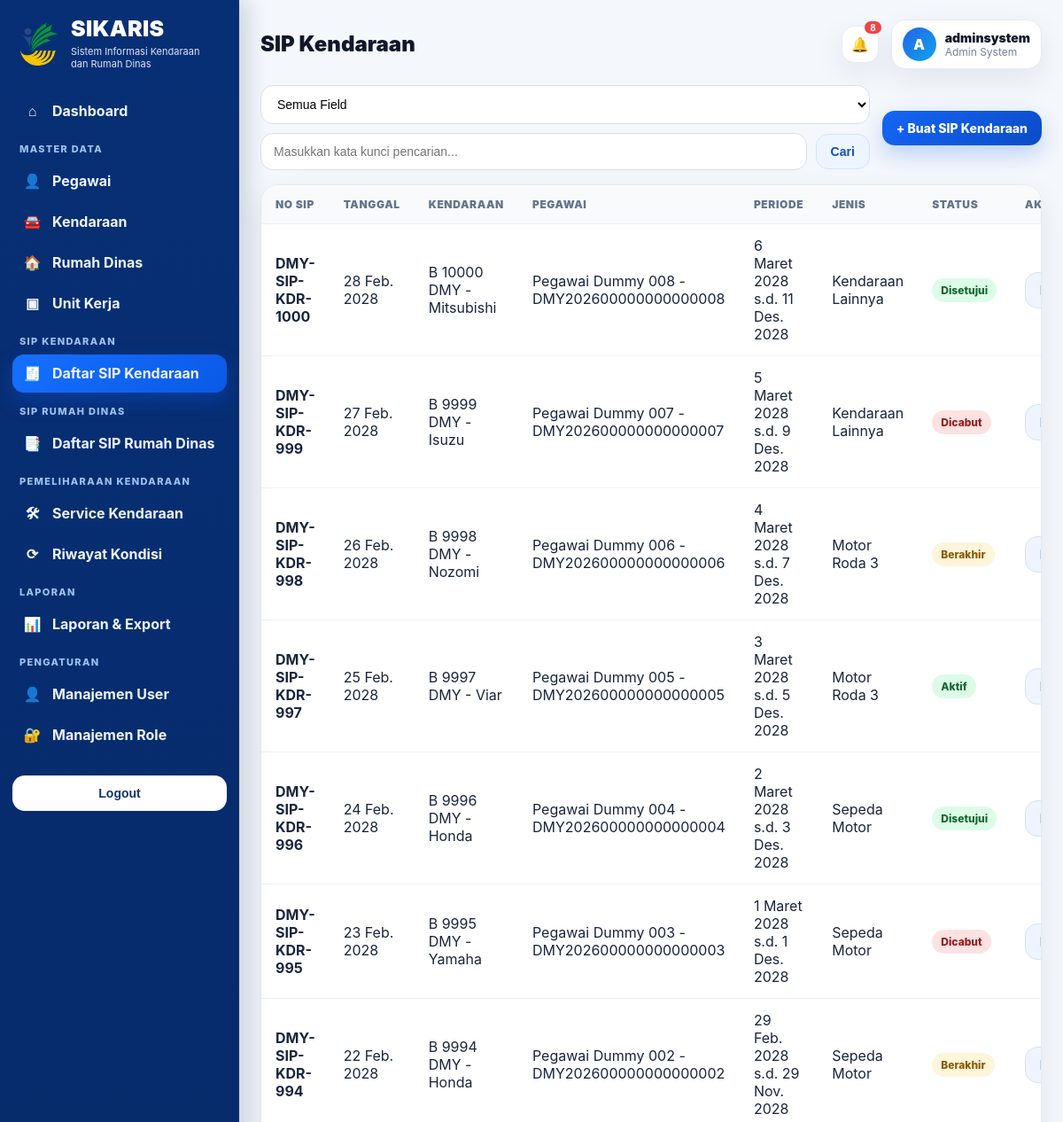
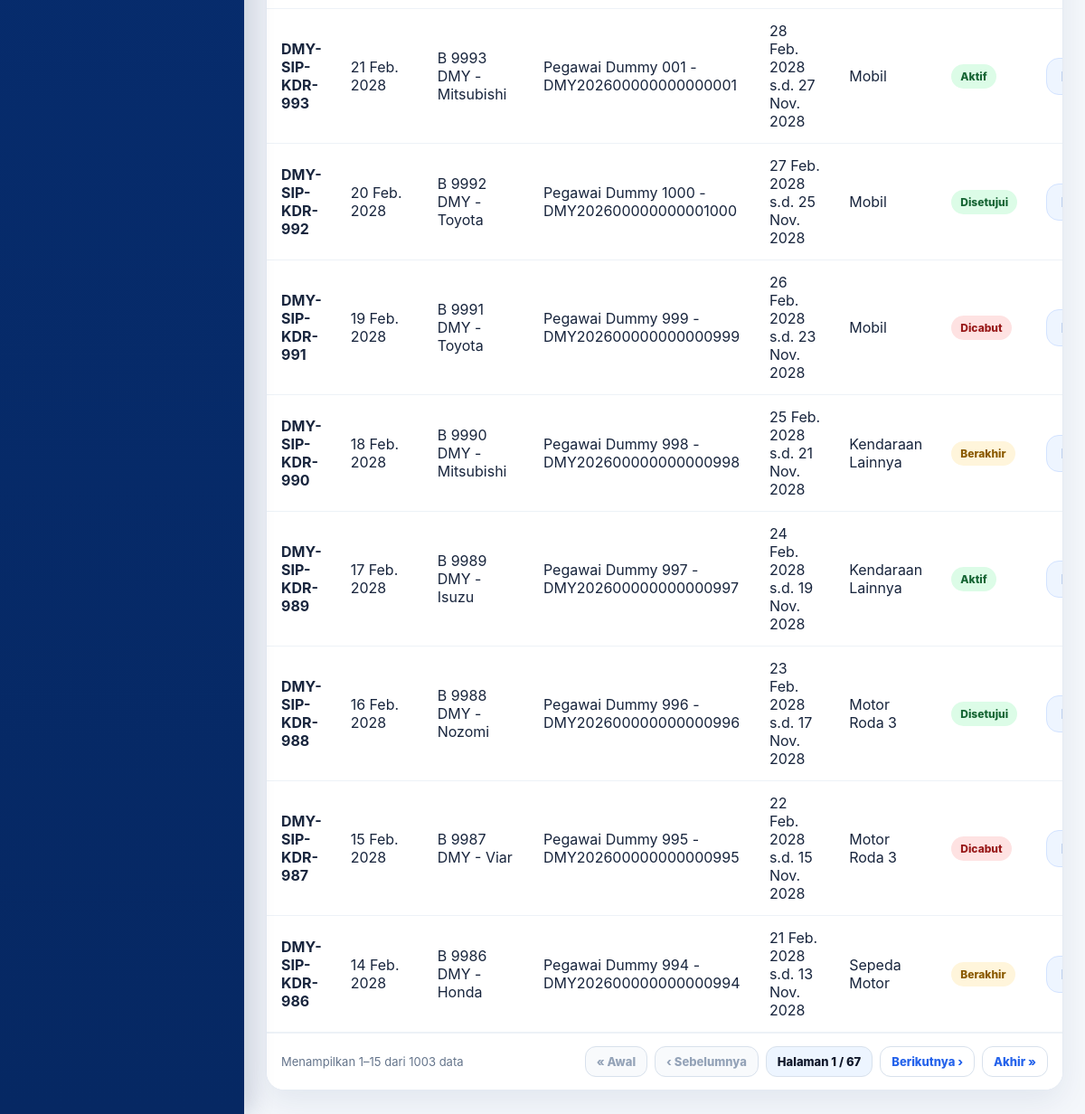
The app's page /kendaraan/sip/ (signed in), older data (2 pictures, top to bottom).
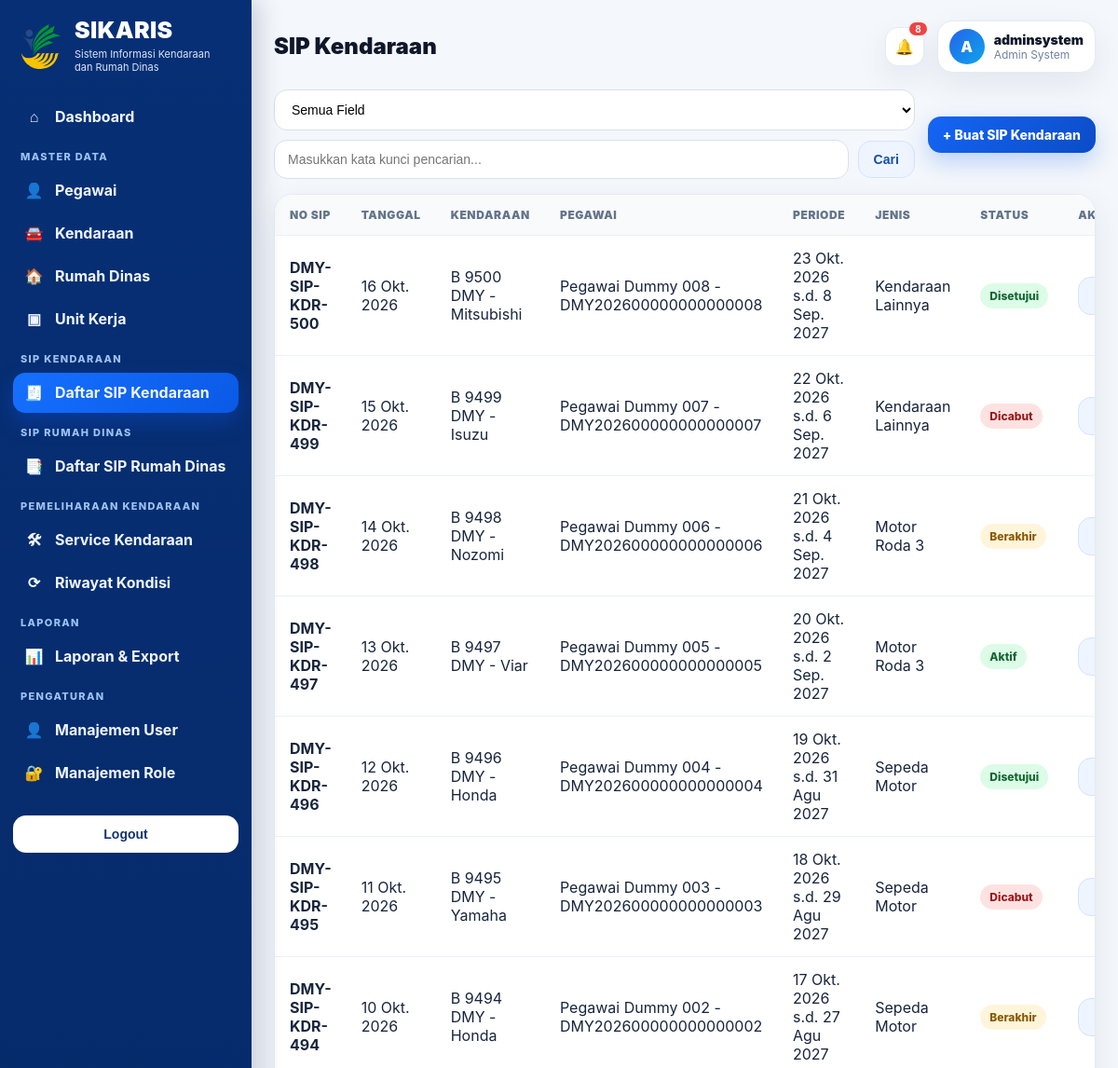
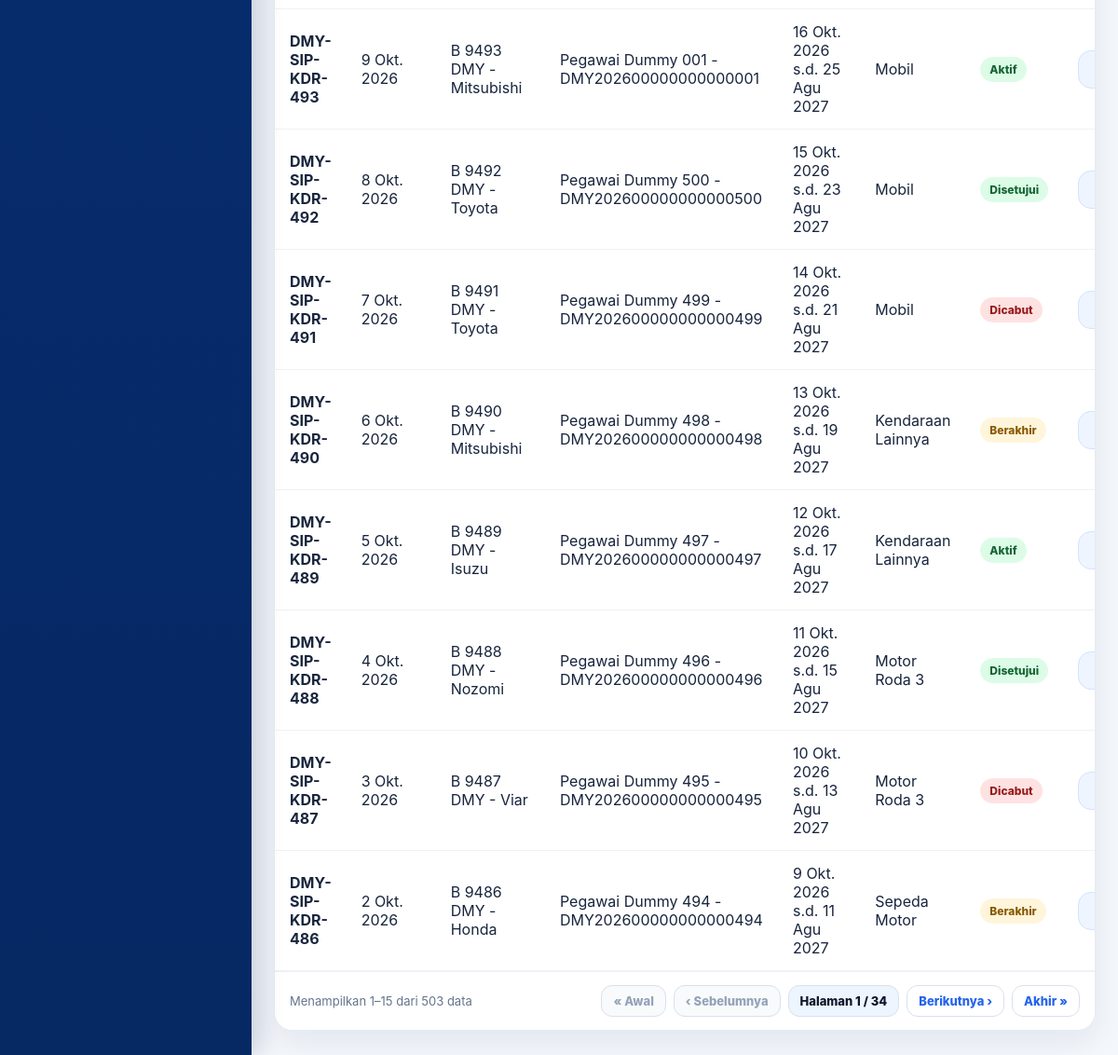
The same page, newer data (2 pictures, top to bottom).
### kendaraan/models.py (models this page shows, shortened)
class SIPKendaraan(TimeStampedModel):
    nomor_sip = models.CharField(max_length=100, unique=True)
    tanggal_sip = models.DateField()
    kendaraan = models.ForeignKey(Kendaraan, on_delete=models.CASCADE, related_name='sip_kendaraan')
    pegawai = models.ForeignKey(Pegawai, on_delete=models.CASCADE, related_name='sip_kendaraan')
    tanggal_mulai = models.DateField()
    tanggal_akhir = models.DateField()
    jenis_pemakaian = models.CharField('Jenis Kendaraan', max_length=30, choices=JENIS_KENDARAAN_CHOICES, blank=True, null=True)
    tujuan_pemakaian = models.TextField(blank=True, null=True)
    lokasi_penggunaan = models.CharField(max_length=200, blank=True, null=True)
    dasar_penerbitan = models.TextField(blank=True, null=True)
    pejabat_penandatangan = models.CharField(max_length=150, blank=True, null=True)
    status = models.CharField(max_length=20, choices=STATUS_SIP, default='DRAFT')
    dokumen_sip = models.FileField(upload_to='sip_kendaraan/', blank=True, null=True)
    catatan = models.TextField(blank=True, null=True)
    dibuat_oleh = models.ForeignKey(settings.AUTH_USER_MODEL, on_delete=models.SET_NULL, null=True, blank=True)
    class Meta:
        ordering = ['-tanggal_sip']

### master/models.py (models this page shows)
class TimeStampedModel(models.Model):
    created_at = models.DateTimeField(auto_now_add=True)
    updated_at = models.DateTimeField(auto_now=True)
    class Meta:
        abstract = True

class Kendaraan(TimeStampedModel):
    kode_kendaraan = models.CharField(max_length=50, unique=True)
    nomor_polisi = models.CharField(max_length=30, unique=True)
    merek = models.CharField(max_length=100)
    tipe = models.CharField(max_length=100, blank=True, null=True)
    jenis_kendaraan = models.CharField(max_length=30, choices=JENIS_KENDARAAN_CHOICES, blank=True, null=True)
    tahun_pembuatan = models.PositiveIntegerField(blank=True, null=True)
    tahun_perolehan = models.PositiveIntegerField(blank=True, null=True)
    warna = models.CharField(max_length=50, blank=True, null=True)
    nomor_rangka = models.CharField(max_length=100, blank=True, null=True)
    nomor_mesin = models.CharField(max_length=100, blank=True, null=True)
    nomor_bpkb = models.CharField(max_length=100, blank=True, null=True)
    nomor_stnk = models.CharField(max_length=100, blank=True, null=True)
    masa_berlaku_stnk = models.DateField(blank=True, null=True)
    jatuh_tempo_pajak = models.DateField(blank=True, null=True)
    nup = models.CharField(max_length=100, blank=True, null=True)
    kode_barang = models.CharField(max_length=100, blank=True, null=True)
    nilai_perolehan = models.DecimalField(max_digits=18, decimal_places=2, default=0)
    unit_kerja = models.ForeignKey(UnitKerja, on_delete=models.SET_NULL, null=True, blank=True, related_name='kendaraan')
    pengguna = models.ForeignKey(Pegawai, on_delete=models.SET_NULL, null=True, blank=True, related_name='kendaraan_digunakan')
    kondisi = models.CharField(max_length=20, choices=KONDISI_ASET, default='BAIK')
    status_pemanfaatan = models.CharField(max_length=30, choices=STATUS_PEMANFAATAN_KENDARAAN, default='TERSEDIA')
    kilometer_terakhir = models.PositiveIntegerField(default=0)
    foto = models.ImageField(upload_to='kendaraan/', blank=True, null=True)
    class Meta:
        ordering = ['nomor_polisi']
    def __str__(self): return f'{self.nomor_polisi} - {self.merek}'

class Pegawai(TimeStampedModel):
    nip = models.CharField(max_length=30, unique=True)
    nik = models.CharField(max_length=30, blank=True, null=True)
    nama = models.CharField(max_length=150)
    jabatan = models.CharField(max_length=150, blank=True, null=True)
    pangkat = models.CharField(max_length=100, blank=True, null=True)
    golongan = models.CharField(max_length=20, blank=True, null=True)
    unit_kerja = models.ForeignKey(UnitKerja, on_delete=models.SET_NULL, null=True, blank=True, related_name='pegawai')
    no_hp = models.CharField(max_length=30, blank=True, null=True)
    email = models.EmailField(blank=True, null=True)
    alamat = models.TextField(blank=True, null=True)
    status_pegawai = models.CharField(max_length=50, default='Aktif')
    foto = models.ImageField(upload_to='pegawai/', blank=True, null=True)
    class Meta:
        ordering = ['nama']
    def __str__(self): return f'{self.nama} - {self.nip}'

### kendaraan/views.py (the view)
# urls.py: path('sip/', views.SIPKendaraanListView.as_view(), name='sip_list'),
class SIPKendaraanListView(VehicleViewRequiredMixin, UnitScopedQuerysetMixin, SearchListMixin):
    scope_type = 'sip_kendaraan'
    model = SIPKendaraan
    template_name = 'kendaraan/sip_list.html'
    select_related = ['kendaraan', 'pegawai', 'kendaraan__unit_kerja', 'pegawai__unit_kerja']
    search_fields = [
        ('nomor_sip', 'Nomor SIP'),
        ('kendaraan__kode_kendaraan', 'Kode Kendaraan'),
        ('kendaraan__nomor_polisi', 'Nomor Polisi'),
        ('kendaraan__merek', 'Merek Kendaraan'),
        ('kendaraan__tipe', 'Tipe Kendaraan'),
        ('pegawai__nama', 'Nama Pegawai'),
        ('pegawai__nip', 'NIP Pegawai'),
        ('pegawai__jabatan', 'Jabatan Pegawai'),
        ('pegawai__unit_kerja__nama_unit', 'Unit Kerja Pegawai'),
        ('jenis_pemakaian', 'Jenis Pemakaian'),
        ('tujuan_pemakaian', 'Tujuan Pemakaian'),
        ('lokasi_penggunaan', 'Lokasi Penggunaan'),
        ('pejabat_penandatangan', 'Pejabat Penandatangan'),
        ('status', 'Status SIP'),
        ('catatan', 'Catatan'),
    ]

### core/access.py (called while the page is built, shortened)
def is_biro_umum_user(user):
    if not user or not user.is_authenticated:
        return False
    if user.is_superuser:
        return True

def get_user_pegawai(user):
    if not user or not user.is_authenticated:
        return None
    qs = Pegawai.objects.select_related('unit_kerja')
    candidates = Q()
    if getattr(user, 'username', None):
        candidates |= Q(nip__iexact=user.username) | Q(email__iexact=user.username)
    if getattr(user, 'email', None):
        candidates |= Q(email__iexact=user.email)
    if not candidates:
        return None
    return qs.filter(candidates).first()

def get_user_profile_unit_kerja(user):
    if not user or not user.is_authenticated:
        return None
    profile = getattr(user, 'profile', None)
    return getattr(profile, 'unit_kerja', None)

def get_user_unit_kerja(user):
    profile_unit = get_user_profile_unit_kerja(user)
    if profile_unit:
        return profile_unit
    pegawai = get_user_pegawai(user)
    return getattr(pegawai, 'unit_kerja', None)

def scope_queryset_by_user(qs, user, scope_type):
    if is_biro_umum_user(user):
        return qs

### templates/kendaraan/sip_list.html
{% extends 'base.html' %}
{% block page_title %}SIP Kendaraan{% endblock %}
{% block content %}
<div class="toolbar">
  {% include 'includes/list_search.html' %}
  {% if can_access_sip %}<a class="btn btn-primary" href="{% url 'kendaraan:sip_create' %}">+ Buat SIP Kendaraan</a>{% endif %}
</div>
<div class="card table-card">
  <div class="table-responsive">
    <table class="table">
      <thead><tr><th>No SIP</th><th>Tanggal</th><th>Kendaraan</th><th>Pegawai</th><th>Periode</th><th>Jenis</th><th>Status</th><th>Aksi</th></tr></thead>
      <tbody>
      {% for o in object_list %}
      <tr>
        <td><strong>{{ o.nomor_sip }}</strong></td>
        <td>{{ o.tanggal_sip }}</td>
        <td>{{ o.kendaraan }}</td>
        <td>{{ o.pegawai }}</td>
        <td>{{ o.tanggal_mulai }} s.d. {{ o.tanggal_akhir }}</td>
        <td>{{ o.get_jenis_pemakaian_display|default:o.jenis_pemakaian|default:'-' }}</td>
        <td><span class="badge {{ o.status }}">{{ o.get_status_display }}</span></td>
        <td>{% if can_access_sip %}<a class="btn btn-secondary" href="{% url 'kendaraan:sip_update' o.pk %}">Edit</a>{% else %}-{% endif %}</td>
      </tr>
      {% empty %}<tr><td colspan="8" class="empty-state">Belum ada data SIP kendaraan.</td></tr>{% endfor %}
      </tbody>
    </table>
  </div>
  {% include 'includes/pagination.html' %}
</div>
{% endblock %}

Row changes from the older to the newer data that the page shows:
removed SIPKendaraan: nomor_sip "DMY-SIP-KDR-1000", tanggal_sip "28 Feb. 2028", kendaraan "B 10000 DMY - Mitsubishi", pegawai "Pegawai Dummy 008 - DMY202600000000000008", tanggal_mulai "6 Maret 2028", tanggal_akhir "11 Des. 2028", jenis_pemakaian "Kendaraan Lainnya", status "Disetujui"
removed SIPKendaraan: nomor_sip "DMY-SIP-KDR-999", tanggal_sip "27 Feb. 2028", kendaraan "B 9999 DMY - Isuzu", pegawai "Pegawai Dummy 007 - DMY202600000000000007", tanggal_mulai "5 Maret 2028", tanggal_akhir "9 Des. 2028", jenis_pemakaian "Kendaraan Lainnya", status "Dicabut"
removed SIPKendaraan: nomor_sip "DMY-SIP-KDR-998", tanggal_sip "26 Feb. 2028", kendaraan "B 9998 DMY - Nozomi", pegawai "Pegawai Dummy 006 - DMY202600000000000006", tanggal_mulai "4 Maret 2028", tanggal_akhir "7 Des. 2028", jenis_pemakaian "Motor Roda 3", status "Berakhir"
removed SIPKendaraan: nomor_sip "DMY-SIP-KDR-997", tanggal_sip "25 Feb. 2028", kendaraan "B 9997 DMY - Viar", pegawai "Pegawai Dummy 005 - DMY202600000000000005", tanggal_mulai "3 Maret 2028", tanggal_akhir "5 Des. 2028", jenis_pemakaian "Motor Roda 3", status "Aktif"
removed SIPKendaraan: nomor_sip "DMY-SIP-KDR-996", tanggal_sip "24 Feb. 2028", kendaraan "B 9996 DMY - Honda", pegawai "Pegawai Dummy 004 - DMY202600000000000004", tanggal_mulai "2 Maret 2028", tanggal_akhir "3 Des. 2028", jenis_pemakaian "Sepeda Motor", status "Disetujui"
removed SIPKendaraan: nomor_sip "DMY-SIP-KDR-995", tanggal_sip "23 Feb. 2028", kendaraan "B 9995 DMY - Yamaha", pegawai "Pegawai Dummy 003 - DMY202600000000000003", tanggal_mulai "1 Maret 2028", tanggal_akhir "1 Des. 2028", jenis_pemakaian "Sepeda Motor", status "Dicabut"
removed SIPKendaraan: nomor_sip "DMY-SIP-KDR-994", tanggal_sip "22 Feb. 2028", kendaraan "B 9994 DMY - Honda", pegawai "Pegawai Dummy 002 - DMY202600000000000002", tanggal_mulai "29 Feb. 2028", tanggal_akhir "29 Nov. 2028", jenis_pemakaian "Sepeda Motor", status "Berakhir"
removed SIPKendaraan: nomor_sip "DMY-SIP-KDR-993", tanggal_sip "21 Feb. 2028", kendaraan "B 9993 DMY - Mitsubishi", pegawai "Pegawai Dummy 001 - DMY202600000000000001", tanggal_mulai "28 Feb. 2028", tanggal_akhir "27 Nov. 2028", jenis_pemakaian "Mobil", status "Aktif"
removed SIPKendaraan: nomor_sip "DMY-SIP-KDR-992", tanggal_sip "20 Feb. 2028", kendaraan "B 9992 DMY - Toyota", pegawai "Pegawai Dummy 1000 - DMY202600000000001000", tanggal_mulai "27 Feb. 2028", tanggal_akhir "25 Nov. 2028", jenis_pemakaian "Mobil", status "Disetujui"
removed SIPKendaraan: nomor_sip "DMY-SIP-KDR-991", tanggal_sip "19 Feb. 2028", kendaraan "B 9991 DMY - Toyota", pegawai "Pegawai Dummy 999 - DMY202600000000000999", tanggal_mulai "26 Feb. 2028", tanggal_akhir "23 Nov. 2028", jenis_pemakaian "Mobil", status "Dicabut"
removed SIPKendaraan: nomor_sip "DMY-SIP-KDR-990", tanggal_sip "18 Feb. 2028", kendaraan "B 9990 DMY - Mitsubishi", pegawai "Pegawai Dummy 998 - DMY202600000000000998", tanggal_mulai "25 Feb. 2028", tanggal_akhir "21 Nov. 2028", jenis_pemakaian "Kendaraan Lainnya", status "Berakhir"
removed SIPKendaraan: nomor_sip "DMY-SIP-KDR-989", tanggal_sip "17 Feb. 2028", kendaraan "B 9989 DMY - Isuzu", pegawai "Pegawai Dummy 997 - DMY202600000000000997", tanggal_mulai "24 Feb. 2028", tanggal_akhir "19 Nov. 2028", jenis_pemakaian "Kendaraan Lainnya", status "Aktif"
removed SIPKendaraan: nomor_sip "DMY-SIP-KDR-988", tanggal_sip "16 Feb. 2028", kendaraan "B 9988 DMY - Nozomi", pegawai "Pegawai Dummy 996 - DMY202600000000000996", tanggal_mulai "23 Feb. 2028", tanggal_akhir "17 Nov. 2028", jenis_pemakaian "Motor Roda 3", status "Disetujui"
removed SIPKendaraan: nomor_sip "DMY-SIP-KDR-987", tanggal_sip "15 Feb. 2028", kendaraan "B 9987 DMY - Viar", pegawai "Pegawai Dummy 995 - DMY202600000000000995", tanggal_mulai "22 Feb. 2028", tanggal_akhir "15 Nov. 2028", jenis_pemakaian "Motor Roda 3", status "Dicabut"
removed SIPKendaraan: nomor_sip "DMY-SIP-KDR-986", tanggal_sip "14 Feb. 2028", kendaraan "B 9986 DMY - Honda", pegawai "Pegawai Dummy 994 - DMY202600000000000994", tanggal_mulai "21 Feb. 2028", tanggal_akhir "13 Nov. 2028", jenis_pemakaian "Sepeda Motor", status "Berakhir"
now on this page (row edited): SIPKendaraan: nomor_sip "DMY-SIP-KDR-500", tanggal_sip "16 Okt. 2026", kendaraan "B 9500 DMY - Mitsubishi", pegawai "Pegawai Dummy 008 - DMY202600000000000008", tanggal_mulai "23 Okt. 2026", tanggal_akhir "8 Sep. 2027", jenis_pemakaian "Kendaraan Lainnya", status "Disetujui"
now on this page (row edited): SIPKendaraan: nomor_sip "DMY-SIP-KDR-499", tanggal_sip "15 Okt. 2026", kendaraan "B 9499 DMY - Isuzu", pegawai "Pegawai Dummy 007 - DMY202600000000000007", tanggal_mulai "22 Okt. 2026", tanggal_akhir "6 Sep. 2027", jenis_pemakaian "Kendaraan Lainnya", status "Dicabut"
now on this page (row edited): SIPKendaraan: nomor_sip "DMY-SIP-KDR-498", tanggal_sip "14 Okt. 2026", kendaraan "B 9498 DMY - Nozomi", pegawai "Pegawai Dummy 006 - DMY202600000000000006", tanggal_mulai "21 Okt. 2026", tanggal_akhir "4 Sep. 2027", jenis_pemakaian "Motor Roda 3", status "Berakhir"
now on this page (row edited): SIPKendaraan: nomor_sip "DMY-SIP-KDR-497", tanggal_sip "13 Okt. 2026", kendaraan "B 9497 DMY - Viar", pegawai "Pegawai Dummy 005 - DMY202600000000000005", tanggal_mulai "20 Okt. 2026", tanggal_akhir "2 Sep. 2027", jenis_pemakaian "Motor Roda 3", status "Aktif"
now on this page (row edited): SIPKendaraan: nomor_sip "DMY-SIP-KDR-496", tanggal_sip "12 Okt. 2026", kendaraan "B 9496 DMY - Honda", pegawai "Pegawai Dummy 004 - DMY202600000000000004", tanggal_mulai "19 Okt. 2026", tanggal_akhir "31 Agu 2027", jenis_pemakaian "Sepeda Motor", status "Disetujui"
now on this page (row edited): SIPKendaraan: nomor_sip "DMY-SIP-KDR-495", tanggal_sip "11 Okt. 2026", kendaraan "B 9495 DMY - Yamaha", pegawai "Pegawai Dummy 003 - DMY202600000000000003", tanggal_mulai "18 Okt. 2026", tanggal_akhir "29 Agu 2027", jenis_pemakaian "Sepeda Motor", status "Dicabut"
now on this page (row edited): SIPKendaraan: nomor_sip "DMY-SIP-KDR-494", tanggal_sip "10 Okt. 2026", kendaraan "B 9494 DMY - Honda", pegawai "Pegawai Dummy 002 - DMY202600000000000002", tanggal_mulai "17 Okt. 2026", tanggal_akhir "27 Agu 2027", jenis_pemakaian "Sepeda Motor", status "Berakhir"
now on this page (row edited): SIPKendaraan: nomor_sip "DMY-SIP-KDR-493", tanggal_sip "9 Okt. 2026", kendaraan "B 9493 DMY - Mitsubishi", pegawai "Pegawai Dummy 001 - DMY202600000000000001", tanggal_mulai "16 Okt. 2026", tanggal_akhir "25 Agu 2027", jenis_pemakaian "Mobil", status "Aktif"
now on this page (row edited): SIPKendaraan: nomor_sip "DMY-SIP-KDR-492", tanggal_sip "8 Okt. 2026", kendaraan "B 9492 DMY - Toyota", pegawai "Pegawai Dummy 500 - DMY202600000000000500", tanggal_mulai "15 Okt. 2026", tanggal_akhir "23 Agu 2027", jenis_pemakaian "Mobil", status "Disetujui"
now on this page (row edited): SIPKendaraan: nomor_sip "DMY-SIP-KDR-491", tanggal_sip "7 Okt. 2026", kendaraan "B 9491 DMY - Toyota", pegawai "Pegawai Dummy 499 - DMY202600000000000499", tanggal_mulai "14 Okt. 2026", tanggal_akhir "21 Agu 2027", jenis_pemakaian "Mobil", status "Dicabut"
now on this page (row edited): SIPKendaraan: nomor_sip "DMY-SIP-KDR-490", tanggal_sip "6 Okt. 2026", kendaraan "B 9490 DMY - Mitsubishi", pegawai "Pegawai Dummy 498 - DMY202600000000000498", tanggal_mulai "13 Okt. 2026", tanggal_akhir "19 Agu 2027", jenis_pemakaian "Kendaraan Lainnya", status "Berakhir"
now on this page (row edited): SIPKendaraan: nomor_sip "DMY-SIP-KDR-489", tanggal_sip "5 Okt. 2026", kendaraan "B 9489 DMY - Isuzu", pegawai "Pegawai Dummy 497 - DMY202600000000000497", tanggal_mulai "12 Okt. 2026", tanggal_akhir "17 Agu 2027", jenis_pemakaian "Kendaraan Lainnya", status "Aktif"
now on this page (row edited): SIPKendaraan: nomor_sip "DMY-SIP-KDR-488", tanggal_sip "4 Okt. 2026", kendaraan "B 9488 DMY - Nozomi", pegawai "Pegawai Dummy 496 - DMY202600000000000496", tanggal_mulai "11 Okt. 2026", tanggal_akhir "15 Agu 2027", jenis_pemakaian "Motor Roda 3", status "Disetujui"
now on this page (row edited): SIPKendaraan: nomor_sip "DMY-SIP-KDR-487", tanggal_sip "3 Okt. 2026", kendaraan "B 9487 DMY - Viar", pegawai "Pegawai Dummy 495 - DMY202600000000000495", tanggal_mulai "10 Okt. 2026", tanggal_akhir "13 Agu 2027", jenis_pemakaian "Motor Roda 3", status "Dicabut"
now on this page (row edited): SIPKendaraan: nomor_sip "DMY-SIP-KDR-486", tanggal_sip "2 Okt. 2026", kendaraan "B 9486 DMY - Honda", pegawai "Pegawai Dummy 494 - DMY202600000000000494", tanggal_mulai "9 Okt. 2026", tanggal_akhir "11 Agu 2027", jenis_pemakaian "Sepeda Motor", status "Berakhir"
Text that changed along with them:
{{ paginator.count }}: "1003" → "503"
{{ paginator.num_pages }}: "67" → "34"
